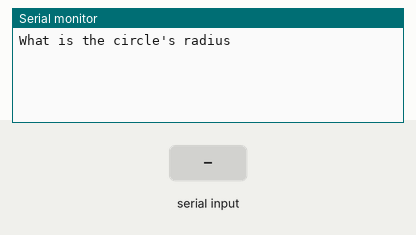
Recording of a sketch running on a simulated Arduino Uno, built with avr-gcc and run on an emulated ATmega328P. Parts: the last lines printed to the serial monitor. The test bench sets the inputs (shaded band).

Above: at 1.2 s.
1.3 s: "90,45\n" received over Serial
At 2.2 s:
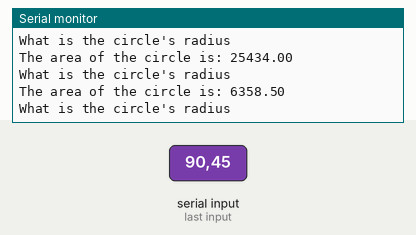
2.8 s: "30,150\n" received over Serial
At 4.7 s:
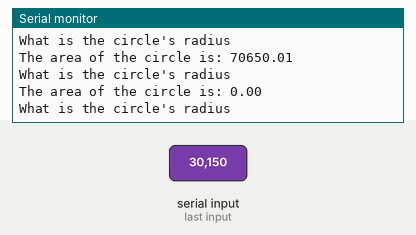
Timing chart, 0 to 6.2 s (numbered marks = the images above; inputs shaded):
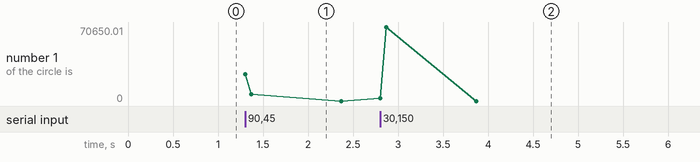

Measured:
- after the input at 1.3 s, the serial monitor: prints a new line at once (image 1)
- after the input at 2.8 s, the serial monitor: prints a new line at once (image 2)

The sketch:

Area_Of_Circle.ino
```cpp
float rad, area, pi=3.14;
String serMsg = "What is the circle's radius", msg2 = "The area of the circle is: ";

void setup() {
  // put your setup code here, to run once:
  Serial.begin(9600);

}

void loop() {
  // put your main code here, to run repeatedly:

  Serial.println(serMsg);
  while (Serial.available() == 0) {

  }
  rad = Serial.parseFloat();
  area= pi*rad*rad;
  Serial.print(msg2);
  Serial.println(area);

}
```
